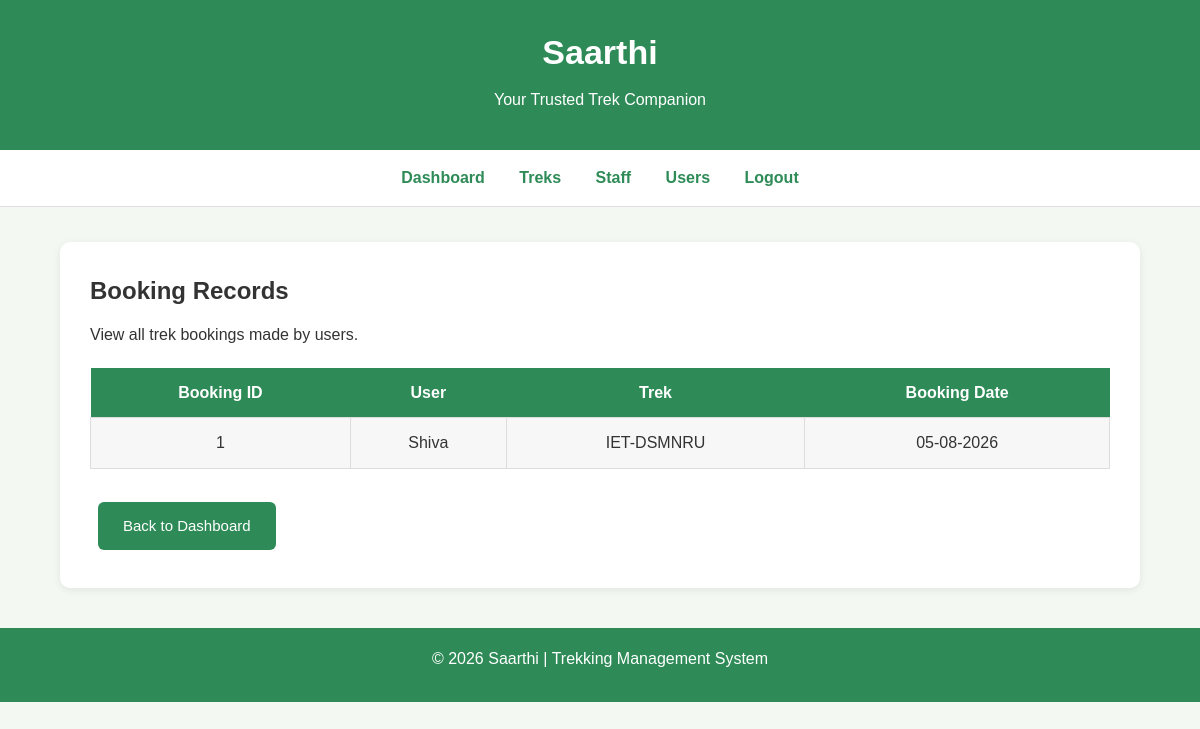
Screenshot of /bookings with the database file from the repository.
### app.py (models this page shows)
class Booking(db.Model):
    id = db.Column(db.Integer, primary_key=True)
    user_id = db.Column(db.Integer, db.ForeignKey('user.id'), nullable=False)
    trekking_id = db.Column(db.Integer, db.ForeignKey('trekking_table.id'), nullable=False)
    booking_date = db.Column(db.DateTime, nullable=False)
    user = db.relationship('User')
    trek = db.relationship('Trekking_table')

class User(db.Model):
    id = db.Column(db.Integer, primary_key=True)
    username = db.Column(db.String(50), unique=True, nullable=False)
    email = db.Column(db.String(120), unique=True, nullable=False)
    password = db.Column(db.String(60), nullable=False)
    role = db.Column(db.String(20), nullable = False)
    status = db.Column(db.String(20), default="active")

class Trekking_table(db.Model):
    id = db.Column(db.Integer, primary_key=True)
    name = db.Column(db.String(100), nullable=False)
    location = db.Column(db.String(100), nullable=False)
    user_id = db.Column(db.Integer, db.ForeignKey('user.id'), nullable=False)
    description = db.Column(db.Text, nullable=False)
    duration = db.Column(db.Integer, nullable=False)
    staff_id = db.Column(db.Integer, db.ForeignKey('staff.id'))
    available_slots = db.Column(db.Integer, default=20)
    status = db.Column(db.String(20), default="Open")
    progress = db.Column(db.String(20), default="Not Started")

### app.py (the view)
@app.route("/bookings")
def bookings():
    bookings = Booking.query.all()
    return render_template(
        "Admin/booking.html",
        bookings=bookings)

### templates/Admin/booking.html (shortened to what this page needs)
<!DOCTYPE html>
<html lang="en">
<head>
    <link rel="stylesheet" href="{{ url_for('static', filename='css/style.css') }}">
</head>
<body>
<header>
    <h1>Saarthi</h1>
    <p>Your Trusted Trek Companion</p>
</header>
<nav>
    <a href="/admin_dashboard">Dashboard</a>
    <a href="/treks">Treks</a>
    <a href="/staff">Staff</a>
    <a href="/users">Users</a>
    <a href="/logout">Logout</a>
</nav>
<div class="container">
<div class="card">
<h2>Booking Records</h2>
<p>View all trek bookings made by users.</p>
<table>
<tr>
<th>Booking ID</th>
<th>User</th>
<th>Trek</th>
<th>Booking Date</th>
</tr>
{% for booking in bookings %}
<tr>
<td>{{ booking.id }}</td>
<td>{{ booking.user.username }}</td>
<td>{{ booking.trek.name }}</td>
<td>{{ booking.booking_date.strftime("%d-%m-%Y") }}</td>
</tr>
{% endfor %}
</table>
<br>
<a href="/admin_dashboard" class="btn">
Back to Dashboard
</a>
</div>
</div>
<footer>
<p>© 2026 Saarthi | Trekking Management System</p>
</footer>
</body>
</html>

### static/css/style.css (style rules this page uses)
* { margin:0; padding:0; box-sizing:border-box; }
body { font-family:Arial, Helvetica, sans-serif; background:#f4f8f3; color:#333; line-height:1.6; }
header { background:#2e8b57; color:white; text-align:center; padding:25px; }
header h1 { font-size:34px; margin-bottom:8px; }
header p { font-size:16px; }
nav { background:white; text-align:center; padding:15px; border-bottom:1px solid #dddddd; }
nav a { color:#2e8b57; text-decoration:none; margin:0 15px; font-weight:bold; }
.container { width:90%; max-width:1100px; margin:35px auto; }
.card { background:white; padding:30px; border-radius:10px; box-shadow:0 2px 8px rgba(0,0,0,0.08); margin-bottom:30px; }
.btn { display:inline-block; background:#2e8b57; color:white; text-decoration:none; padding:12px 25px; border-radius:6px; margin:8px; border:none; cursor:pointer; font-size:15px; }
table { width:100%; border-collapse:collapse; background:white; margin-top:20px; }
table th { background:#2e8b57; color:white; padding:12px; }
table td { padding:12px; border:1px solid #dddddd; text-align:center; }
table tr:nth-child(even) { background:#f7f7f7; }
h1 { margin-bottom:15px; }
h2 { margin-bottom:12px; }
p { margin-bottom:12px; }
a { color:#2e8b57; }
footer { margin-top:40px; background:#2e8b57; color:white; text-align:center; padding:18px; }

### rows the page displays
Booking: id "1", user.username "Shiva", trek.name "IET-DSMNRU", booking_date "05-08-2026"
